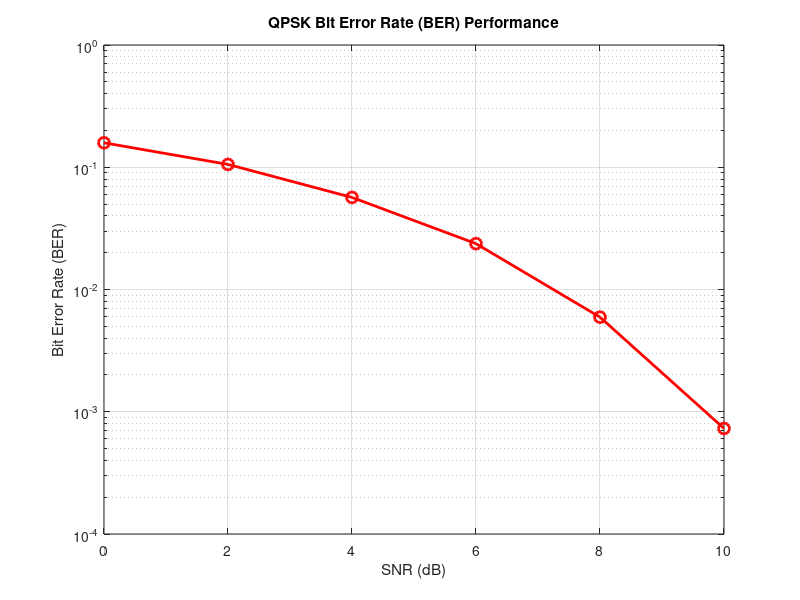

The MATLAB script that drew this image:
clear; clc; close all;

% Parameters
N_bits = 100000; % Transmit 100,000 bits for accurate statistical counting
bits = randi([0 1], 1, N_bits);

% Map bits to QPSK symbols
real_part = (bits(1:2:end) * 2 - 1) / sqrt(2);
imag_part = (bits(2:2:end) * 2 - 1) / sqrt(2);
symbols = real_part + 1i * imag_part;

% Define range of SNR values in dB
snr_db_range = 0:2:10; 
ber_results = zeros(1, length(snr_db_range));

for k = 1:length(snr_db_range)
    snr_db = snr_db_range(k);
    
    % Convert SNR from dB to linear noise standard deviation
    snr_linear = 10^(snr_db / 10);
    noise_sigma = 1 / sqrt(2 * snr_linear);
    
    % Add 2D Gaussian noise
    noise = noise_sigma * (randn(1, N_bits/2) + 1i * randn(1, N_bits/2));
 received_symbols = symbols + noise;
    
    % Receiver decision boundaries
    rec_bit1 = real(received_symbols) >= 0;
    rec_bit2 = imag(received_symbols) >= 0;
    
    received_bits = zeros(1, N_bits);
    received_bits(1:2:end) = rec_bit1;
    received_bits(2:2:end) = rec_bit2;
    
    % Compute Bit Error Rate (BER)
    bit_errors = sum(bits ~= received_bits);
    ber_results(k) = bit_errors / N_bits;
end

% Plot BER vs. SNR on a semilogarithmic scale
figure;
semilogy(snr_db_range, ber_results, 'r-o', 'LineWidth', 2, 'MarkerSize', 8);
grid on;
title('QPSK Bit Error Rate (BER) Performance');
xlabel('SNR (dB)');
ylabel('Bit Error Rate (BER)');
axis([0 10 1e-4 1]);
